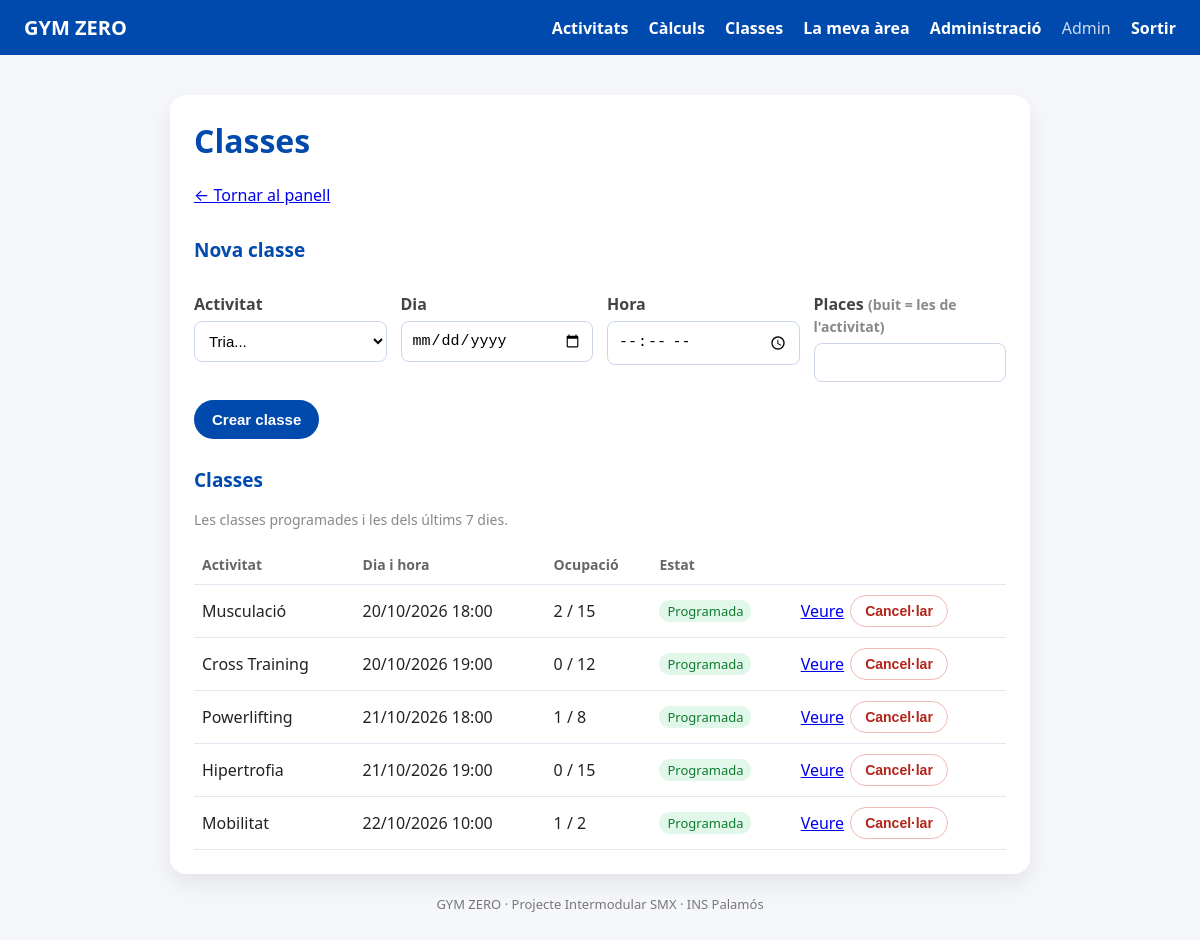
The page /admin/classes.php (signed in) on the database its author committed.
### tables this page shows
CREATE TABLE classes (
  id            INT UNSIGNED AUTO_INCREMENT PRIMARY KEY,
  activitat_id  INT UNSIGNED NOT NULL,
  inici         DATETIME     NOT NULL,
  places        SMALLINT UNSIGNED NOT NULL,
  cancelada     TINYINT(1)   NOT NULL DEFAULT 0,
  CONSTRAINT fk_classes_activitat FOREIGN KEY (activitat_id)
    REFERENCES activitats(id) ON UPDATE CASCADE ON DELETE RESTRICT,
  CONSTRAINT uq_classes_activitat_inici UNIQUE (activitat_id, inici),
  CONSTRAINT ck_classes_places CHECK (places > 0)
);

CREATE TABLE activitats (
  id                 INT UNSIGNED AUTO_INCREMENT PRIMARY KEY,
  nom                VARCHAR(60)  NOT NULL,
  descripcio         TEXT         NULL,
  durada_min         SMALLINT UNSIGNED NOT NULL DEFAULT 60,
  places_per_defecte SMALLINT UNSIGNED NOT NULL DEFAULT 15,
  activa             TINYINT(1)   NOT NULL DEFAULT 1,
  CONSTRAINT uq_activitats_nom UNIQUE (nom)
);

### www/inc/sessio.php (called while the page is built, shortened)
<?php
function h($text)
{
    return htmlspecialchars((string) $text, ENT_QUOTES, 'UTF-8');
}

### www/admin/classes.php (the view, shortened to what this page needs)
<?php
require_once __DIR__ . '/../inc/sessio.php';
require_once __DIR__ . '/../inc/bd.php';
$classes = $connexio->query(
    "SELECT c.id, a.nom, c.inici, c.places, c.cancelada, c.inici <= NOW() AS passada,
            (SELECT COUNT(*) FROM reserves r WHERE r.classe_id = c.id AND r.estat = 'confirmada') AS ocupades
       FROM classes c JOIN activitats a ON a.id = c.activitat_id
      WHERE c.inici > NOW() - INTERVAL 7 DAY
      ORDER BY c.inici"
)->fetchAll();
require __DIR__ . '/../inc/capcalera.php';
?>
<p><a href="./">&larr; Tornar al panell</a></p>
<h2>Nova classe</h2>
<form method="POST">
  <div class="fila-camps">
    <div>
      <label for="activitat_id">Activitat</label>
      <select id="activitat_id" name="activitat_id" required>
        <option value="">Tria...</option>
      </select>
    </div>
    <div>
      <label for="data">Dia</label>
      <input id="data" name="data" type="date" min="<?= date('Y-m-d') ?>" required>
    </div>
    <div>
      <label for="hora">Hora</label>
      <input id="hora" name="hora" type="time" required>
    </div>
    <div>
      <label for="places">Places <span class="subtil">(buit = les de l'activitat)</span></label>
      <input id="places" name="places" type="number" min="1" max="200">
    </div>
  </div>
  <button type="submit">Crear classe</button>
</form>
<h2>Classes</h2>
<p class="subtil">Les classes programades i les dels últims 7 dies.</p>
<?php if (!$classes): ?>
  <p>No hi ha classes.</p>
<?php else: ?>
  <table>
    <tr><th>Activitat</th><th>Dia i hora</th><th>Ocupació</th><th class="amaga-mobil">Estat</th><th></th></tr>
    <?php foreach ($classes as $c): ?>
      <tr>
        <td><?= h($c['nom']) ?></td>
        <td><?= date('d/m/Y H:i', strtotime($c['inici'])) ?></td>
        <td><?= (int) $c['ocupades'] ?> / <?= (int) $c['places'] ?></td>
        <td class="amaga-mobil">
          <?php if ($c['cancelada']): ?><span class="etiqueta vermella">Cancel·lada</span>
          <?php elseif ($c['passada']): ?><span class="etiqueta">Feta</span>
          <?php else: ?><span class="etiqueta verda">Programada</span><?php endif; ?>
        </td>
        <td>
          <div class="accions">
            <a href="classe.php?id=<?= (int) $c['id'] ?>">Veure</a>
            <?php if (!$c['cancelada'] && !$c['passada']): ?>
              <form method="POST" onsubmit="return confirm('Segur que vols cancel·lar aquesta classe? S\'avisarà els clients que l\'han reservada.');">
                <button class="btn-cancel">Cancel·lar</button>
              </form>
            <?php endif; ?>
          </div>
        </td>
      </tr>
    <?php endforeach; ?>
  </table>
<?php endif; ?>
<?php require __DIR__ . '/../inc/peu.php'; ?>

### www/css/area.css (style rules this page uses)
body { margin: 0; font-family: system-ui, -apple-system, "Segoe UI", sans-serif; background: #f5f7fb; color: #222; }
h2 { color: #004aad; font-size: 19px; margin-top: 28px; }
p { color: #555; line-height: 1.6; }
label { display: block; margin-top: 14px; font-weight: 600; color: #444; }
input, select, textarea { width: 100%; background: white; padding: 10px; margin-top: 6px; border-radius: 8px; border: 1px solid #ccd6eb; font-size: 15px; box-sizing: border-box; }
button, .btn { display: inline-block; margin-top: 18px; padding: 11px 18px; border-radius: 999px; border: none; background: #004aad; color: white; font-weight: 700; cursor: pointer; text-decoration: none; font-size: 15px; }
table { width: 100%; border-collapse: collapse; margin-top: 12px; }
th, td { text-align: left; padding: 10px 8px; border-bottom: 1px solid #e3e8f2; }
th { color: #666; font-size: 14px; }
td form { margin: 0; }
td button { margin-top: 0; padding: 7px 14px; font-size: 14px; }
.btn-cancel { background: white; color: #b42318; border: 1px solid #f1b9b4; }
.fila-camps { display: flex; flex-wrap: wrap; gap: 0 14px; }
.fila-camps > div { flex: 1 1 160px; }
.subtil { color: #888; font-size: 14px; }
.etiqueta { display: inline-block; padding: 2px 8px; border-radius: 999px; font-size: 13px; background: #e3e8f2; color: #444; }
.etiqueta.verda { background: #e0f7e9; color: #117a2f; }
td .accions { display: flex; align-items: center; gap: 6px; flex-wrap: wrap; }

### rows shown on the page
classes: activitat.nom "Musculació", inici "20/10/2026 18:00", ocupades "2", places "15", cancelada "Programada"
classes: activitat.nom "Cross Training", inici "20/10/2026 19:00", ocupades "0", places "12", cancelada "Programada"
classes: activitat.nom "Powerlifting", inici "21/10/2026 18:00", ocupades "1", places "8", cancelada "Programada"
classes: activitat.nom "Hipertrofia", inici "21/10/2026 19:00", ocupades "0", places "15", cancelada "Programada"
classes: activitat.nom "Mobilitat", inici "22/10/2026 10:00", ocupades "1", places "2", cancelada "Programada"

### other values the page prints
$u['nom'] "Admin"
$titol "Classes"
